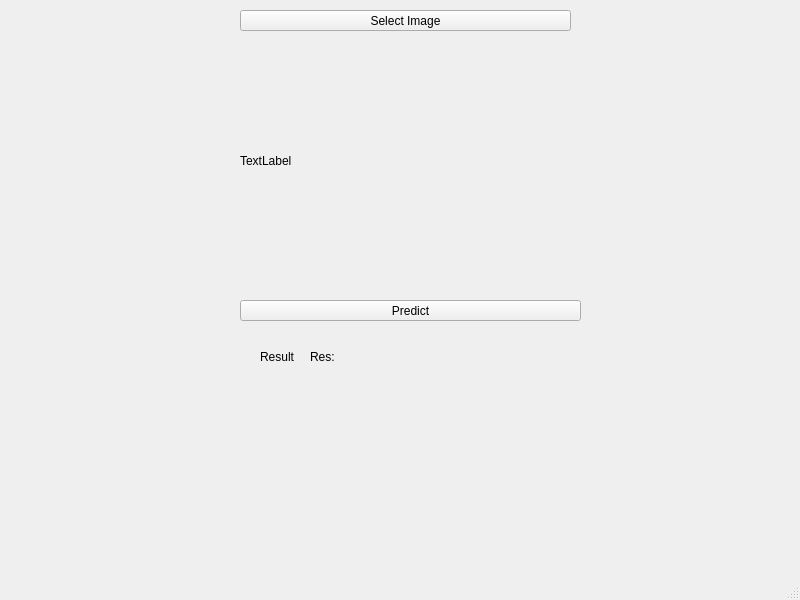
<?xml version="1.0" encoding="UTF-8"?>
<ui version="4.0">
 <class>MainWindow</class>
 <widget class="QMainWindow" name="MainWindow">
  <property name="geometry">
   <rect>
    <x>0</x>
    <y>0</y>
    <width>800</width>
    <height>600</height>
   </rect>
  </property>
  <property name="windowTitle">
   <string>MainWindow</string>
  </property>
  <widget class="QWidget" name="centralwidget">
   <widget class="QPushButton" name="predictButton">
    <property name="geometry">
     <rect>
      <x>240</x>
      <y>300</y>
      <width>341</width>
      <height>21</height>
     </rect>
    </property>
    <property name="text">
     <string>Predict</string>
    </property>
   </widget>
   <widget class="QPushButton" name="selectImButton">
    <property name="geometry">
     <rect>
      <x>240</x>
      <y>10</y>
      <width>331</width>
      <height>21</height>
     </rect>
    </property>
    <property name="text">
     <string>Select Image</string>
    </property>
   </widget>
   <widget class="QLabel" name="label">
    <property name="geometry">
     <rect>
      <x>260</x>
      <y>350</y>
      <width>47</width>
      <height>13</height>
     </rect>
    </property>
    <property name="text">
     <string>Result</string>
    </property>
   </widget>
   <widget class="QLabel" name="resultValue">
    <property name="geometry">
     <rect>
      <x>310</x>
      <y>350</y>
      <width>47</width>
      <height>13</height>
     </rect>
    </property>
    <property name="text">
     <string>Res:</string>
    </property>
   </widget>
   <widget class="QLabel" name="ImageFrame">
    <property name="geometry">
     <rect>
      <x>240</x>
      <y>50</y>
      <width>331</width>
      <height>221</height>
     </rect>
    </property>
    <property name="text">
     <string>TextLabel</string>
    </property>
   </widget>
  </widget>
  <widget class="QMenuBar" name="menubar">
   <property name="geometry">
    <rect>
     <x>0</x>
     <y>0</y>
     <width>800</width>
     <height>21</height>
    </rect>
   </property>
  </widget>
  <widget class="QStatusBar" name="statusbar"/>
 </widget>
 <resources/>
 <connections/>
</ui>
